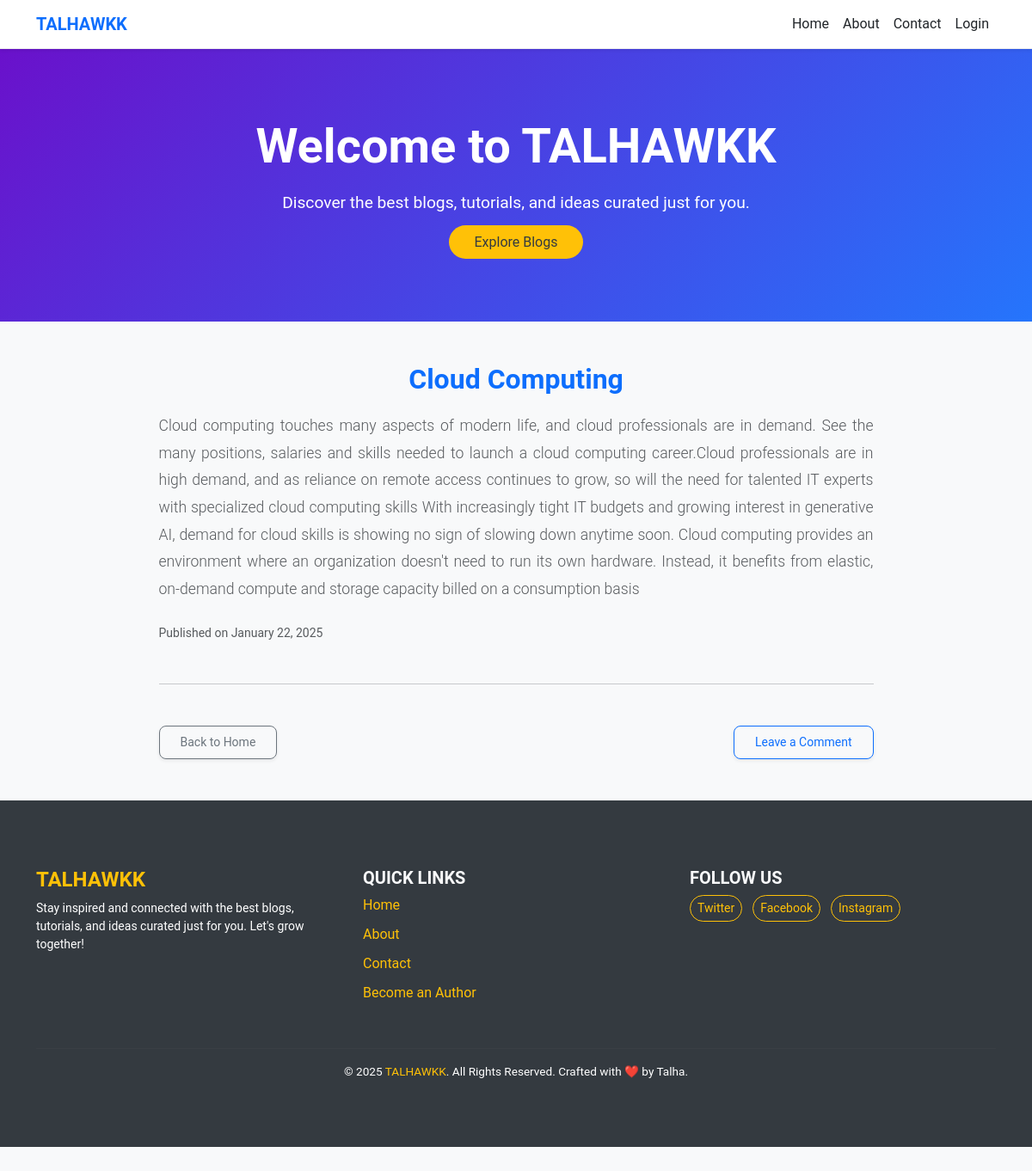
The page /blog/1 on the database its author committed.
### blog/models.py (models this page shows, shortened)
class Post(models.Model):
    category = models.ForeignKey('Category', on_delete=models.SET_NULL, null=True, blank=True)  # Category ko foreign key ke through link kiya hai
    title = models.CharField(max_length=100)
    content = models.TextField()
    date = models.DateTimeField(auto_now_add=True)

### blog/views.py (the view)
# urls.py: path('blog/<int:id>', views.readblog, name='readblog'),
def readblog(request, id):
    pi=Post.objects.get(pk=id)
    blog=pi
    return render(request, 'blog/readblog.html',{'post':blog})

### blog/templates/blog/readblog.html
{% extends 'blog/base.html' %}
{% load static %}
{% block content1 %}
    <div class="container py-5">
        <div class="row">
            <div class="col-md-9 mx-auto">
                <h2 class="fw-bold text-primary mb-4 text-center">{{ post.title }}</h2>
                <div class="post-content">
                    <p class="lead text-muted" style="text-align: justify; font-size: 1.1rem; line-height: 1.8;">
                        {{ post.content }}
                    </p>
                </div>
                <div class="d-flex justify-content-between align-items-center mt-4">
                    <span class="text-muted small">Published on {{ post.date|date:"F j, Y" }}</span>
                </div>
                <hr class="my-5">
                <div class="d-flex justify-content-between">
                    <a href="{% url 'home' %}" class="btn btn-outline-secondary btn-sm px-4 py-2 rounded-3 shadow-sm">Back to Home</a>
                    <a href="#" class="btn btn-outline-primary btn-sm px-4 py-2 rounded-3 shadow-sm">Leave a Comment</a>
                </div>
            </div>
        </div>
    </div>
{% endblock content1 %}

### blog/static/blog/css/style.css (style rules this page uses)
body { background-color: #2a2f35; font-family: 'Nunito', sans-serif; color: #f1f4f7; }
body { background-color: #f4f7fa; }
.mb-4 { margin-bottom: 20px !important; }

### blog/templates/blog/base.html (style rules this page uses)
body { font-family: 'Roboto', sans-serif; background-color: #f8f9fa; color: #343a40; padding-bottom: 60px; }

### rows shown on the page
Post: title "Cloud Computing", content "Cloud computing touches many aspects of modern life, and cloud professionals are in demand. See the many positions, salaries and skills needed to launch a cloud computing career.Cloud professionals are in high demand, and as reliance on remote access continues to grow, so will the need for talented IT experts with specialized cloud computing skills With increasingly tight IT budgets and growing interest in generative AI, demand for cloud skills is showing no sign of slowing down anytime soon. Cloud computing provides an environment where an organization doesn't need to run its own hardware. Instead, it benefits from elastic, on-demand compute and storage capacity billed on a consumption…", date "January 22, 2025"
